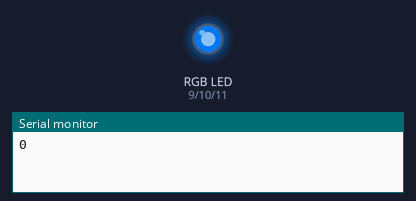
This sketch was run on a simulated Arduino Uno, built with avr-gcc and run on an emulated ATmega328P. Parts: an RGB LED mixed from three pins (HIGH = lit), the last lines printed to the serial monitor.

Above: at 0.05 s.
At 3.2 s:
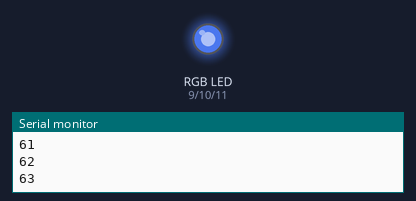
At 6.4 s:
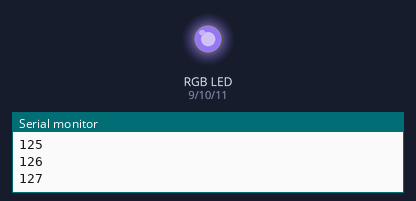
At 9.55 s:
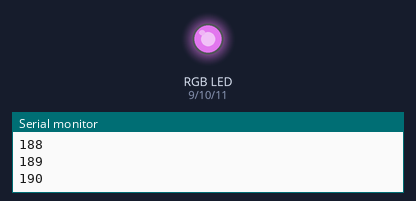
At 12.75 s:
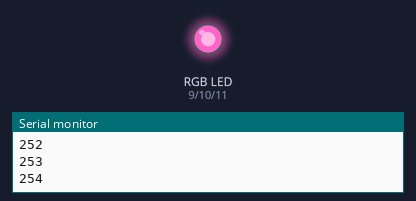
Timing chart, 0 to 14.7 s (numbered marks = the images above):
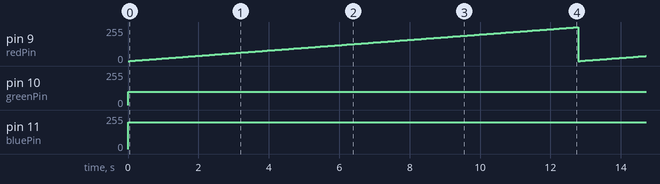

The sketch:

step_4-fade-led.ino
```cpp
/*
 * Fade LED On and Off
 *
 * Circuit: LED and resistors on 9, 10, 11
 */

int redPin = 9; // variable for red LED pin
int greenPin = 10; // variable for green LED pin
int bluePin = 11; // variable for blue LED pin

void setup() {
  // start the Serial communication
  Serial.begin(9600);

  // set that the LED pins will be an output
  pinMode(redPin, OUTPUT);
  pinMode(greenPin, OUTPUT);
  pinMode(bluePin, OUTPUT);

}

void loop() {

  // for loop starting at 0 and going up to 254
  // i++ is a shorter way to write i = i + 1
  for(int i=0; i<255; i++) {
    // print out the value of i
    Serial.println(i);

    // set the output value between 0 and 255
    analogWrite(redPin, i);
    analogWrite(greenPin, 100);
    analogWrite(bluePin, 200);

    // pause
    delay(50);
  }
}
```

Measured:
- by itself, pin 9 (redPin): ramps from 0/255 to 254/255 and jumps back, once every 12.8 s
- by itself, pin 10 (greenPin): 0/255 → 100/255 at 0.00 s
- by itself, pin 11 (bluePin): 0/255 → 200/255 at 0.00 s
